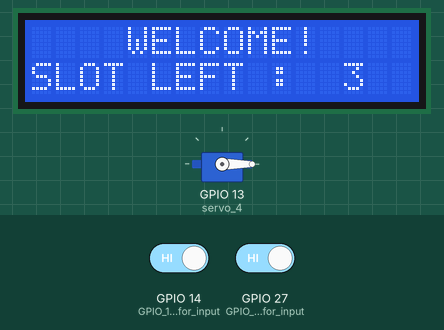
Bench run of a sketch on a simulated ESP32. Shown: 16×2 character LCD, servo. The test bench sets the inputs (shaded band); at power-on: GPIO 14 (GPIO_14_for_input) HIGH, GPIO 27 (GPIO_27_for_input) HIGH.

Above: at 2.2 s.
2.3 s: GPIO 14 (GPIO_14_for_input) driven LOW
At 4.7 s:
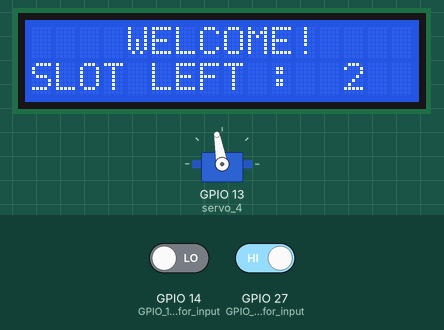
5.3 s: GPIO 27 (GPIO_27_for_input) driven LOW
At 6.77 s:
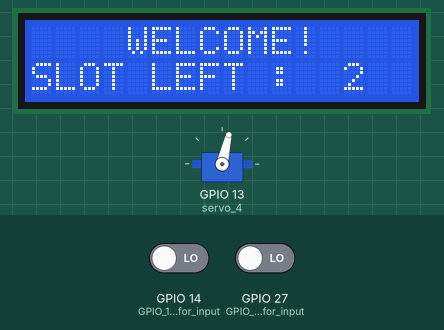
8.3 s: GPIO 27 (GPIO_27_for_input) driven HIGH
At 11.5 s:
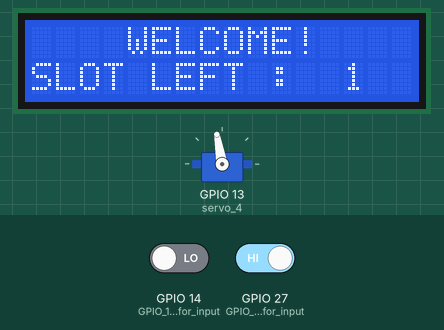
Timing chart, 0 to 13.0 s (numbered marks = the images above; inputs shaded):
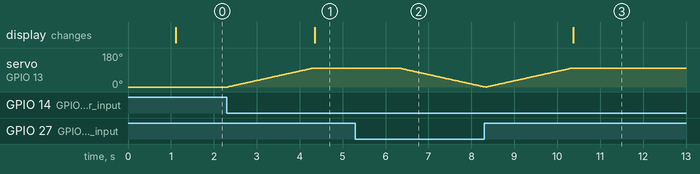

The sketch:

CAR_PARKING_SYSTEM_ESP32.ino
```cpp
#include <ESP32Servo.h>
#include <Wire.h>
#include <LiquidCrystal_I2C.h>

int POSITION = 0;

int SLOT = 0;
int FLAG_1 = 0;
int FLAG_2 = 0;

LiquidCrystal_I2C lcd_1(0x27, 16, 2); // Address changed for ESP32 compatibility
Servo servo_4;

void setup() {
  lcd_1.init();
  pinMode(14, INPUT); // GPIO 14 for input
  servo_4.attach(13); // Pin 12 on ESP32
  pinMode(27, INPUT); // GPIO 27 for input

  SLOT = 3;
  servo_4.write(0); // Move servo to 0 degrees
  lcd_1.clear();
  lcd_1.backlight();
  lcd_1.setCursor(0, 0);
  lcd_1.print("      CAR");
  lcd_1.setCursor(0, 1);
  lcd_1.print(" PARKING SYSTEM");
  delay(1000);
  lcd_1.clear();
}

void loop()
{
  if (digitalRead(14) == 0 && FLAG_1 == 0) {
    if (SLOT > 0) {
      FLAG_1 = 1;
      if (FLAG_2 == 0) {
        for (POSITION = 0; POSITION <= 100; POSITION += 1) {
          servo_4.write(POSITION);
          delay(20); // Wait for 20 millisecond(s)
        }
        SLOT = (SLOT - 1);
      }
    } else {
      lcd_1.clear();
      lcd_1.setCursor(0, 0);
      lcd_1.print("     SORRY");
      lcd_1.setCursor(0, 1);
      lcd_1.print("  PARKING FULL");
      delay(3000); // Wait for 3000 millisecond(s)
      lcd_1.clear();
    }
  }

  if (digitalRead(27) == 0 && FLAG_2 == 0) {
    FLAG_2 = 1;
    if (FLAG_1 == 0) {
      for (POSITION = 0; POSITION <= 100; POSITION += 1) {
        servo_4.write(POSITION);
        delay(20); // Wait for 20 millisecond(s)
      }
      SLOT = (SLOT + 1);
    }
  }

  if (FLAG_1 == 1 && FLAG_2 == 1) {
    delay(1000); // Wait for 1000 millisecond(s)
    for (POSITION = 100; POSITION >= 1; POSITION -= 1) {
      servo_4.write(POSITION);
      delay(20); // Wait for 20 millisecond(s)
    }
    FLAG_1 = 0;
    FLAG_2 = 0;
  }

  lcd_1.setCursor(0, 0);
  lcd_1.print("    WELCOME!");
  lcd_1.setCursor(0, 1);
  lcd_1.print("SLOT LEFT :  ");
  lcd_1.print(SLOT);
}
```

Measured:
- after the input at 2.3 s, servo on GPIO 13 (servo_4): moves from 0° to 100° over 2.0 s, starting at once; the display: changes after 2.0 s (image 1)
- after the input at 5.3 s, servo on GPIO 13 (servo_4): moves from 100° to 1° over 2.0 s, starting after 1.0 s
- after the input at 8.3 s, servo on GPIO 13 (servo_4): goes on until 10.3 s, then stays 100°
